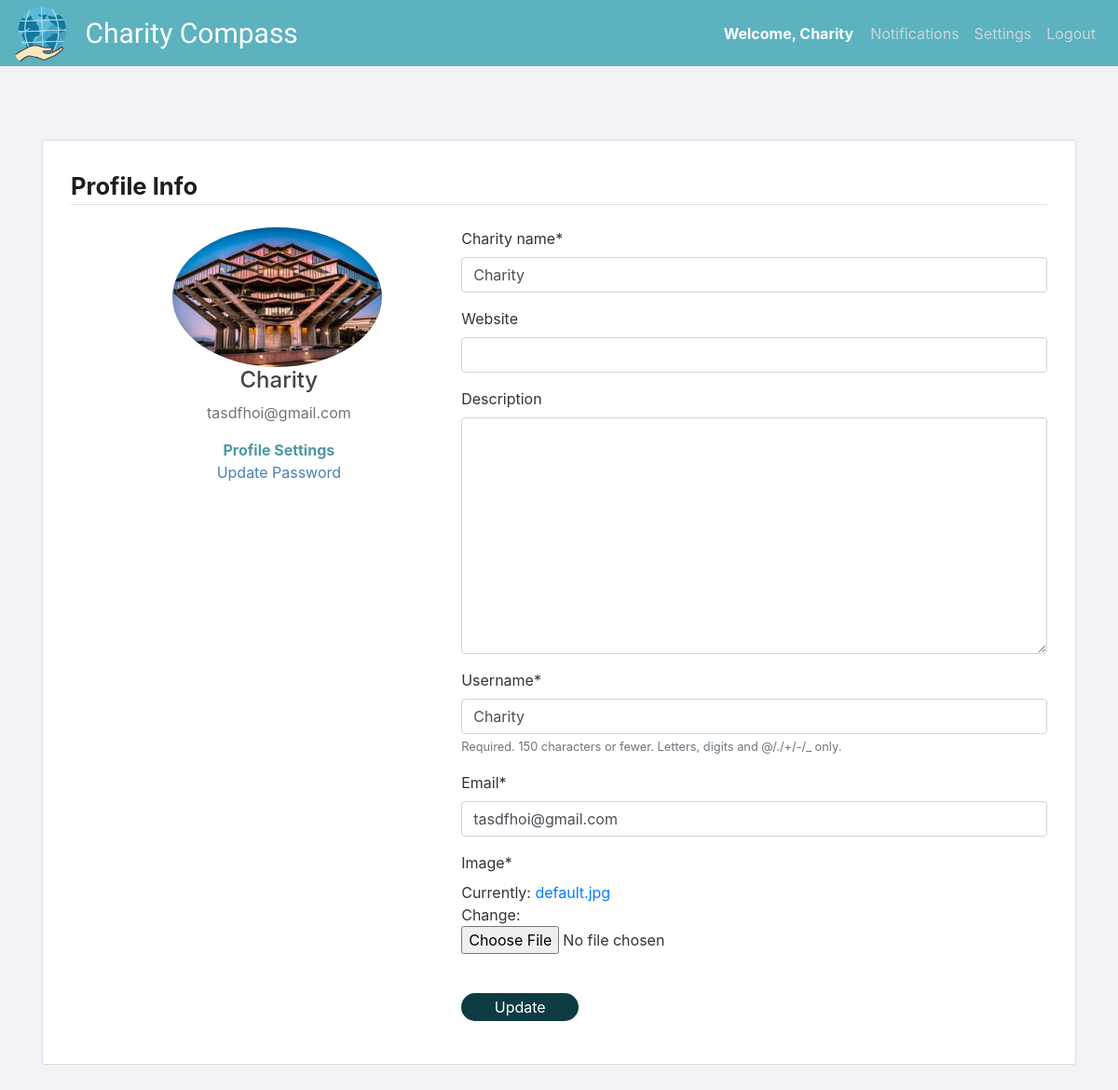
The app's page /charities/settings/ (signed in) with its own data.
### users/models.py (models this page shows, shortened)
class User(AbstractUser):
    is_charity = models.BooleanField(default=False)
    is_volunteer = models.BooleanField(default=False)

class Charity(models.Model):
    user = models.OneToOneField(User, on_delete=models.CASCADE, primary_key=True)
    charity_name = models.CharField(max_length=30, null=True, blank=True)
    description = models.TextField(default='',blank=True)
    favorite = models.ManyToManyField(User, related_name='favorite_charity', blank=True)
    slug = models.SlugField(max_length=250, null=True, blank=True)
    website = models.URLField(max_length=200, null=True, blank=True)
    address = models.CharField(max_length=200, null=True, blank=True)

class UserSettings(models.Model):
    user = models.OneToOneField(User, on_delete=models.CASCADE)
    image = models.ImageField(default='default.jpg', upload_to='profile_pics')

### users/views/users.py (the view)
# urls.py: path('settings/', users.profile, name='charity_settings'),
@login_required
def profile(request):
    if request.method == 'POST':
        user_form = UserUpdateForm(request.POST, instance=request.user)
        pic_form = ProfileUpdateForm(request.POST,
                                    request.FILES,
                                    instance=request.user.usersettings)
        if request.user.is_charity:
            x_form = CharityUpdateForm(request.POST, instance=request.user.charity)
        else:
            x_form = VolunteerUpdateForm(request.POST, instance=request.user.volunteer)
        if user_form.is_valid() and pic_form.is_valid():
            user_form.save()
            pic_form.save()
            x_form.save()
            messages.success(request, f'Your account has been updated!')
            if request.user.is_charity:
                return redirect('charities:charity_settings')
            else:
                return redirect('volunteers:volunteer_settings')
    else:
        user_form = UserUpdateForm(instance=request.user)
        pic_form = ProfileUpdateForm(instance=request.user.usersettings)
        if request.user.is_charity:
            x_form = CharityUpdateForm(instance=request.user.charity)
        else:
            x_form = VolunteerUpdateForm(instance=request.user.volunteer)
    context = {
        'u_form': user_form,
        'p_form': pic_form,
        'x_form': x_form,
    }
    return render(request, 'users/settings.html', context)

### users/forms.py
class UserUpdateForm(forms.ModelForm):  # allows us to update username and email
    email = forms.EmailField();
    class Meta:
        model = User
        fields = ['username', 'email']

class ProfileUpdateForm(forms.ModelForm):  # allows us to update our image
    class Meta:
        model = UserSettings
        fields = ['image']

### users/templates/users/settings.html (shortened to what this page needs)
{% extends "base/base.html" %} {% load crispy_forms_tags %} {% block content %}
<div class="container">
	<div class="user-settings-section">
		<div class="content-section user-settings-content">
			<legend class="border-bottom mb-4" style="font-size: 160%">
				<b>Profile Info</b>
			</legend>
			<div class="user-info">
				<div class="media">
					<img class="settings-img" src="{{user.usersettings.image.url}}" />
					<br />
				</div>
				<div class="media-body">
					{%if user.is_charity %}
					<h2 class="account-heading">{{user.charity.charity_name}}</h2>
					{%else%}
					<h2 class="account-heading">
						{{user.volunteer.first_name}} {{user.volunteer.last_name}}
					</h2>
					{%endif%}
					<p class="text-secondary settings-tags">{{user.email}}</p>
					{% if user.is_charity %}
					<a class="update-settings" href="{% url 'charities:charity_settings' %}" style="font-weight: bold; color: #4E99A4">Profile Settings</a>
					{% else %}
					<a class="update-settings" href="{% url 'volunteers:volunteer_settings' %}" style="font-weight: bold; color: #4E99A4">Profile Settings</a>
					{% endif %}
					<a class="update-settings" href="{% url 'update_password' %}">Update Password</a>
				</div>
			</div>
			<div class="user-settings-form">
				<form method="POST" enctype="multipart/form-data">
					<fieldset class="form-group">
						{{x_form|crispy}} {{u_form|crispy}} {{p_form|crispy}}
					</fieldset>
					<div class="form-group">
						<button style="margin-top: 10px" class="standard-btn" type="submit">
							Update
						</button>
					</div>
				</form>
			</div>
		</div>
	</div>
</div>
{% endblock content %}

### base/templates/base/base.html (shortened to what this page needs)
{% load static %}
<!DOCTYPE html>
<html>
<head>
	<link rel="stylesheet" href="https://maxcdn.bootstrapcdn.com/bootstrap/4.0.0/css/bootstrap.min.css"
 />
	<link rel="stylesheet" type="text/css" href="{% static 'base/main.css' %}" />
</head>
<body>
	<header class="site-header">
		<nav class="navbar navbar-expand-md navbar-dark bg-steel fixed-top">
			<div class="navbar-container">
				<div class="logo-title">
					<a class="navbar-brand" href="/">
						<div class="logo-image">
							<img src="../../../media/profile_pics/charity_compass_logo.png" class="img-fluid" />
						</div>
					</a>
					<a href="/" class="navbar-title navbar-brand mr-4">Charity Compass</a>
				</div>
				<div class="navbar-right">
					<div class="welcome-user">
						<a href="/" class="welcome-user-link">
							{% if user.is_authenticated%} {% if user.is_charity %}
							<p>Welcome, {{user.charity.charity_name}}</p>
							{% else %}
							<p>Welcome, {{user.volunteer.first_name}}</p>
							{% endif %} {% endif %}
						</a>
					</div>
					<div class="navbar-link collapse navbar-collapse" id="navbarToggle" style="float: right">
						<div class="navbar-nav">
							{% if user.is_authenticated %}
							<a class="nav-item nav-link" href="{% url 'notifications' %}">Notifications</a>
							{% if user.is_charity %}
							<a class="nav-item nav-link" href="{% url 'charities:charity_settings' %}">Settings</a>
							{% else %}
							<a class="nav-item nav-link" href="{% url 'volunteers:volunteer_settings' %}">Settings</a>
							{% endif %}
							<a class="nav-item nav-link" href="{% url 'logout' %}">Logout</a>
							{% else %}
							<a class="nav-item nav-link" href="{% url 'login' %}">Login</a>
							<a class="nav-item nav-link" href="{% url 'volunteer_signup' %}">Register</a>
							{% endif %}
						</div>
					</div>
				</div>
			</div>
		</nav>
	</header>
	<div>{% block content %}{% endblock %}</div>
</body>
</html>

### base/static/base/main.css (style rules this page uses)
body { background: #f0f2f5; color: #333333; margin-bottom: 6rem; }
h1, h2, h3, h4, h5, h6 { color: #444444; }
.bg-steel { background-color: #5f788a; }
.site-header .navbar-nav .nav-link { color: #cbd5db; }
.content-section { background: #ffffff; padding: 10px 20px; border: 1px solid #dddddd; border-radius: 3px; margin-bottom: 20px; }
.account-heading { font-size: x-large; }
.navbar-container { width: 100%; }
.navbar-nav { float: right; }
.welcome-user { float: left; padding: 10px 10px 10px 10px; color: white; font-weight: bold; }
.welcome-user-link { color: white; }
.navbar-right { height: 15px; float: right; margin-top: 6px; }
.nav-link { float: right; padding: 10px 10px 10px 10px; }
.navbar { background-color: #5cb2bf; top: 0px; }
.navbar-title { color: white !important; font-family: "Oleo Script", cursive; font-size: 30px; }
.logo-image { width: 55px; height: 55px; margin-top: -75%; float: right; }
.logo-title { float: left; }
.user-settings-content { padding: 30px; }
.user-info { float: left; display: flex; margin-left: 7%; align-items: center; flex-direction: column; }
.media-body { flex: 1; display: flex !important; flex-direction: column !important; align-items: center !important; }
.update-settings { color: steelblue; }
.user-settings-section { margin: 150px auto; }
.user-settings-form { margin-left: 40%; }
.settings-img { resize: both; max-width: 75%; height: fit-content; border-radius: 60%; margin-left: 12%; }
.standard-btn { width: 126px; height: 30px; color: white; border-radius: 20px; background-color: #0d3c43; font-style: normal; border: none; }
.border-bottom { border-bottom: 1px solid #dee2e6 !important; color: #1d1e1f; }

### records on screen
User: charity.charity_name "Charity", usersettings.image (placeholder picture), email "tasdfhoi@gmail.com", username "Charity"
Charity: charity_name "Charity"
